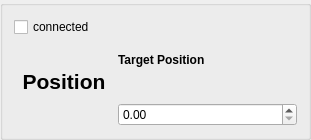
<?xml version="1.0" encoding="UTF-8"?>
<ui version="4.0">
 <class>GroupBox</class>
 <widget class="QGroupBox" name="GroupBox">
  <property name="geometry">
   <rect>
    <x>0</x>
    <y>0</y>
    <width>311</width>
    <height>140</height>
   </rect>
  </property>
  <property name="sizePolicy">
   <sizepolicy hsizetype="Preferred" vsizetype="Maximum">
    <horstretch>0</horstretch>
    <verstretch>0</verstretch>
   </sizepolicy>
  </property>
  <property name="windowTitle">
   <string/>
  </property>
  <property name="flat">
   <bool>true</bool>
  </property>
  <property name="checkable">
   <bool>false</bool>
  </property>
  <property name="checked">
   <bool>false</bool>
  </property>
  <layout class="QHBoxLayout" name="horizontal_layout">
   <property name="spacing">
    <number>4</number>
   </property>
   <item>
    <layout class="QVBoxLayout" name="verticalLayout">
     <property name="spacing">
      <number>0</number>
     </property>
     <item>
      <widget class="QCheckBox" name="power_wheel_connected_checkBox">
       <property name="sizePolicy">
        <sizepolicy hsizetype="Fixed" vsizetype="Fixed">
         <horstretch>0</horstretch>
         <verstretch>0</verstretch>
        </sizepolicy>
       </property>
       <property name="minimumSize">
        <size>
         <width>100</width>
         <height>0</height>
        </size>
       </property>
       <property name="maximumSize">
        <size>
         <width>100</width>
         <height>16777215</height>
        </size>
       </property>
       <property name="text">
        <string>connected</string>
       </property>
      </widget>
     </item>
     <item>
      <widget class="QLabel" name="power_wheel_position_label">
       <property name="sizePolicy">
        <sizepolicy hsizetype="Fixed" vsizetype="Preferred">
         <horstretch>0</horstretch>
         <verstretch>0</verstretch>
        </sizepolicy>
       </property>
       <property name="minimumSize">
        <size>
         <width>70</width>
         <height>0</height>
        </size>
       </property>
       <property name="maximumSize">
        <size>
         <width>100</width>
         <height>16777215</height>
        </size>
       </property>
       <property name="font">
        <font>
         <pointsize>16</pointsize>
         <bold>true</bold>
        </font>
       </property>
       <property name="text">
        <string>Position</string>
       </property>
       <property name="alignment">
        <set>Qt::AlignCenter</set>
       </property>
      </widget>
     </item>
    </layout>
   </item>
   <item>
    <layout class="QVBoxLayout" name="target_position_layout">
     <property name="spacing">
      <number>0</number>
     </property>
     <item>
      <widget class="QLabel" name="label">
       <property name="font">
        <font>
         <bold>true</bold>
        </font>
       </property>
       <property name="text">
        <string>Target Position</string>
       </property>
      </widget>
     </item>
     <item>
      <widget class="QDoubleSpinBox" name="target_position"/>
     </item>
    </layout>
   </item>
  </layout>
 </widget>
 <resources/>
 <connections/>
</ui>
